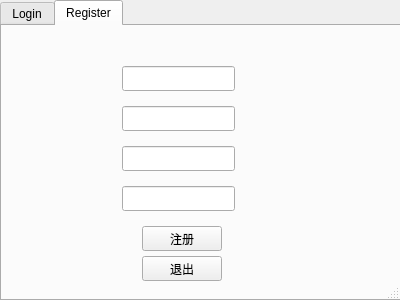
<?xml version="1.0" encoding="UTF-8"?>
<ui version="4.0">
 <class>chatroom</class>
 <widget class="QDialog" name="chatroom">
  <property name="geometry">
   <rect>
    <x>0</x>
    <y>0</y>
    <width>400</width>
    <height>300</height>
   </rect>
  </property>
  <property name="windowTitle">
   <string>Dialog</string>
  </property>
  <property name="inputMethodHints">
   <set>Qt::ImhPreferNumbers</set>
  </property>
  <property name="sizeGripEnabled">
   <bool>true</bool>
  </property>
  <property name="modal">
   <bool>true</bool>
  </property>
  <widget class="QTabWidget" name="tabWidget">
   <property name="geometry">
    <rect>
     <x>0</x>
     <y>0</y>
     <width>401</width>
     <height>301</height>
    </rect>
   </property>
   <property name="sizePolicy">
    <sizepolicy hsizetype="Maximum" vsizetype="Maximum">
     <horstretch>56</horstretch>
     <verstretch>0</verstretch>
    </sizepolicy>
   </property>
   <property name="toolTip">
    <string>&lt;html&gt;&lt;head/&gt;&lt;body&gt;&lt;p&gt;Login&lt;/p&gt;&lt;/body&gt;&lt;/html&gt;</string>
   </property>
   <property name="layoutDirection">
    <enum>Qt::LeftToRight</enum>
   </property>
   <property name="tabPosition">
    <enum>QTabWidget::North</enum>
   </property>
   <property name="tabShape">
    <enum>QTabWidget::Rounded</enum>
   </property>
   <property name="currentIndex">
    <number>1</number>
   </property>
   <property name="iconSize">
    <size>
     <width>128</width>
     <height>16</height>
    </size>
   </property>
   <property name="tabBarAutoHide">
    <bool>false</bool>
   </property>
   <widget class="QWidget" name="Login" native="true">
    <attribute name="title">
     <string>Login</string>
    </attribute>
    <widget class="QLabel" name="label_3">
     <property name="geometry">
      <rect>
       <x>130</x>
       <y>0</y>
       <width>131</width>
       <height>61</height>
      </rect>
     </property>
     <property name="text">
      <string>&lt;html&gt;&lt;head/&gt;&lt;body&gt;&lt;p&gt;&lt;span style=&quot; font-size:16pt; font-weight:600; font-style:italic; color:#0e8ddc;&quot;&gt;Wlecome&lt;/span&gt;&lt;/p&gt;&lt;/body&gt;&lt;/html&gt;</string>
     </property>
     <property name="textFormat">
      <enum>Qt::AutoText</enum>
     </property>
     <property name="scaledContents">
      <bool>false</bool>
     </property>
     <property name="alignment">
      <set>Qt::AlignCenter</set>
     </property>
     <property name="wordWrap">
      <bool>false</bool>
     </property>
     <property name="textInteractionFlags">
      <set>Qt::LinksAccessibleByMouse</set>
     </property>
    </widget>
    <widget class="QLineEdit" name="id">
     <property name="geometry">
      <rect>
       <x>140</x>
       <y>60</y>
       <width>113</width>
       <height>25</height>
      </rect>
     </property>
     <property name="tabletTracking">
      <bool>false</bool>
     </property>
     <property name="focusPolicy">
      <enum>Qt::StrongFocus</enum>
     </property>
     <property name="contextMenuPolicy">
      <enum>Qt::DefaultContextMenu</enum>
     </property>
     <property name="inputMethodHints">
      <set>Qt::ImhNone</set>
     </property>
     <property name="echoMode">
      <enum>QLineEdit::Normal</enum>
     </property>
     <property name="clearButtonEnabled">
      <bool>true</bool>
     </property>
    </widget>
    <widget class="QLabel" name="label">
     <property name="geometry">
      <rect>
       <x>80</x>
       <y>60</y>
       <width>60</width>
       <height>17</height>
      </rect>
     </property>
     <property name="text">
      <string>帐号：</string>
     </property>
     <property name="alignment">
      <set>Qt::AlignRight|Qt::AlignTrailing|Qt::AlignVCenter</set>
     </property>
    </widget>
    <widget class="QLabel" name="label_2">
     <property name="geometry">
      <rect>
       <x>80</x>
       <y>110</y>
       <width>60</width>
       <height>17</height>
      </rect>
     </property>
     <property name="text">
      <string>密码：</string>
     </property>
     <property name="alignment">
      <set>Qt::AlignRight|Qt::AlignTrailing|Qt::AlignVCenter</set>
     </property>
    </widget>
    <widget class="QLineEdit" name="passwd">
     <property name="geometry">
      <rect>
       <x>140</x>
       <y>110</y>
       <width>113</width>
       <height>25</height>
      </rect>
     </property>
     <property name="tabletTracking">
      <bool>false</bool>
     </property>
     <property name="focusPolicy">
      <enum>Qt::StrongFocus</enum>
     </property>
     <property name="contextMenuPolicy">
      <enum>Qt::DefaultContextMenu</enum>
     </property>
     <property name="inputMethodHints">
      <set>Qt::ImhNoAutoUppercase|Qt::ImhNoPredictiveText|Qt::ImhSensitiveData</set>
     </property>
     <property name="echoMode">
      <enum>QLineEdit::Password</enum>
     </property>
     <property name="clearButtonEnabled">
      <bool>true</bool>
     </property>
    </widget>
    <widget class="QPushButton" name="login">
     <property name="geometry">
      <rect>
       <x>150</x>
       <y>170</y>
       <width>80</width>
       <height>25</height>
      </rect>
     </property>
     <property name="text">
      <string>登录</string>
     </property>
    </widget>
    <widget class="QPushButton" name="pushButton">
     <property name="geometry">
      <rect>
       <x>150</x>
       <y>200</y>
       <width>80</width>
       <height>25</height>
      </rect>
     </property>
     <property name="text">
      <string>退出</string>
     </property>
    </widget>
   </widget>
   <widget class="QWidget" name="Register" native="true">
    <attribute name="title">
     <string>Register</string>
    </attribute>
    <widget class="QLineEdit" name="lineEdit">
     <property name="geometry">
      <rect>
       <x>120</x>
       <y>40</y>
       <width>113</width>
       <height>25</height>
      </rect>
     </property>
    </widget>
    <widget class="QLineEdit" name="lineEdit_2">
     <property name="geometry">
      <rect>
       <x>120</x>
       <y>80</y>
       <width>113</width>
       <height>25</height>
      </rect>
     </property>
    </widget>
    <widget class="QLineEdit" name="lineEdit_3">
     <property name="geometry">
      <rect>
       <x>120</x>
       <y>120</y>
       <width>113</width>
       <height>25</height>
      </rect>
     </property>
    </widget>
    <widget class="QLineEdit" name="lineEdit_4">
     <property name="geometry">
      <rect>
       <x>120</x>
       <y>160</y>
       <width>113</width>
       <height>25</height>
      </rect>
     </property>
    </widget>
    <widget class="QPushButton" name="pushButton_2">
     <property name="geometry">
      <rect>
       <x>140</x>
       <y>200</y>
       <width>80</width>
       <height>25</height>
      </rect>
     </property>
     <property name="text">
      <string>注册</string>
     </property>
    </widget>
    <widget class="QPushButton" name="pushButton_3">
     <property name="geometry">
      <rect>
       <x>140</x>
       <y>230</y>
       <width>80</width>
       <height>25</height>
      </rect>
     </property>
     <property name="text">
      <string>退出</string>
     </property>
    </widget>
   </widget>
  </widget>
 </widget>
 <resources/>
 <connections/>
</ui>
